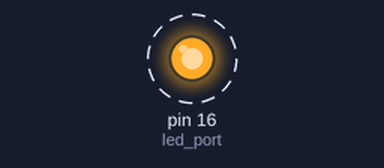
A program run on a simulated Raspberry Pi (header pin numbers). On the bench: output pins drawn as LEDs (lit = HIGH). Dashed ring = blinking.

Above: at 0.2 s.
Timing chart, 0 to 3.0 s (numbered marks = the images above):
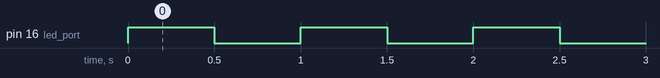

Measured:
- by itself, pin 16 (led_port): alternates HIGH for 0.50 s and LOW for 0.50 s

The program:

Lchika.py
```python
#!/usr/bin/env python
# -*- coding: utf-8 -*-

# base code on
#    http://developersnote.jp/knowhow/raspberry-pi-zero-kawaii-yo.html

import RPi.GPIO as GPIO
import time

led_port = 16
t = 0.5

GPIO.setmode(GPIO.BOARD)
GPIO.setup(led_port, GPIO.OUT)

try:
        while True:
                GPIO.output(led_port, True)
                time.sleep(t)

                GPIO.output(led_port, False)
                time.sleep(t)

except KeyboardInterrupt:
        pass

GPIO.cleanup()
```
